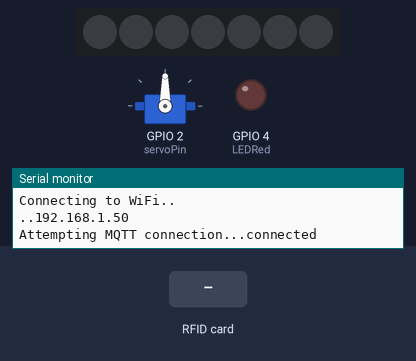
A program run on a simulated ESP32. On the bench: servo, 7 RGB LEDs in strip order, left to right, output pins drawn as LEDs (lit = HIGH), the last lines printed to the serial monitor. The test bench sets the inputs (shaded band). Dim RGB values are drawn brighter than linear; WiFi joins after 1.5 s; servers stay silent unless stated; random numbers use the default seed unless the program sets one; no MQTT or app messages arrive unless stated.

Above: at 3.2 s.
3.3 s: RFID card AC 32 E6 8C held to the reader
At 4.4 s:
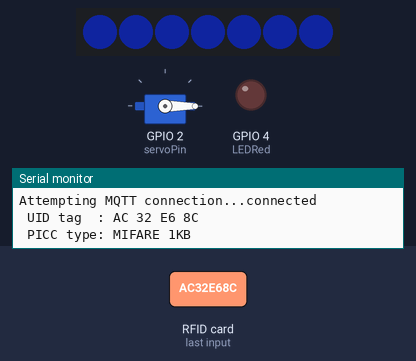
4.8 s: RFID card AC 32 E6 8C held to the reader
At 5.9 s:
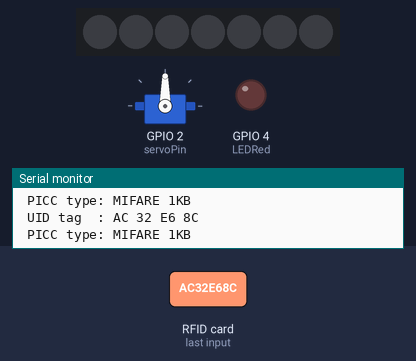
6.3 s: RFID card 5E 7A 19 C4 held to the reader
At 7.1 s:
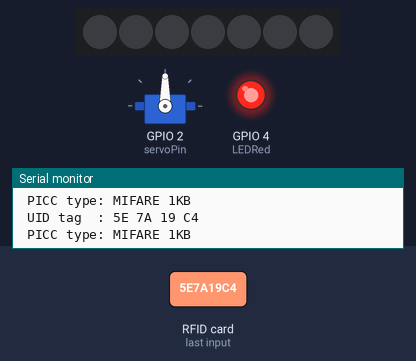
8.8 s: RFID card AC 32 E6 8C held to the reader
At 9.9 s:
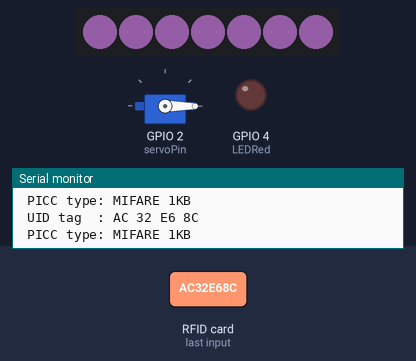
10.3 s: RFID card 5E 7A 19 C4 held to the reader
At 11.1 s:
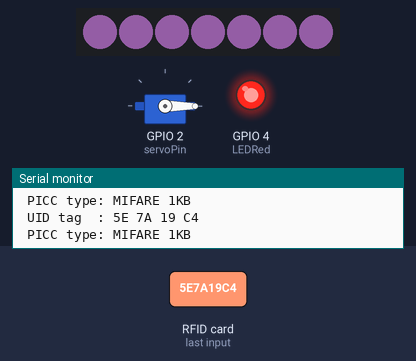
Timing chart, 0 to 13.3 s (numbered marks = the images above; inputs shaded):
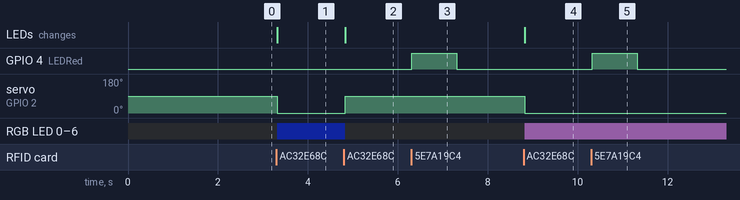

Measured:
- after the input at 3.3 s, servo on GPIO 2 (servoPin): 90° → 0° at once; RGB LED 0–6: off → RGB(3, 7, 31) at once; the LEDs: change at once (image 1)
- after the input at 4.8 s, servo on GPIO 2 (servoPin): 0° → 90° at once; RGB LED 0–6: RGB(3, 7, 31) → off at once; the LEDs: change at once (image 2)
- after the input at 6.3 s, GPIO 4 (LEDRed): LOW → HIGH at once, → LOW 1.0 s later
- after the input at 8.8 s, servo on GPIO 2 (servoPin): 90° → 0° at once; RGB LED 0–6: off → RGB(35, 22, 39) at once; the LEDs: change at once (image 4)
- after the input at 10.3 s, GPIO 4 (LEDRed): LOW → HIGH at once, → LOW 1.0 s later

The program:

main.cpp
```cpp
/*


        _          _ ______ _____ _____
       (_)        | |  ____|  __ \_   _|
  _ __  ___  _____| | |__  | |  | || |
 | '_ \| \ \/ / _ \ |  __| | |  | || |
 | |_) | |>  <  __/ | |____| |__| || |_
 | .__/|_/_/\_\___|_|______|_____/_____|
 | |
 |_|

www.pixeledi.eu | twitter.com/pixeledi
Electronic SAFE | V1.0 | 09.2022

*/

#include <Arduino.h>
#include <ESP32Servo.h>
#include <SPI.h>
#include <MFRC522.h>
#include <fastLED.h>

// for MQTT
#include <PubSubClient.h>
#include <ArduinoJson.h>
#include <WiFi.h>
#include <AsyncTCP.h>
#include "credentials.h"

String clientId = "ESP32-";
const char *mqtt_server = "192.168.178.x";
const char *mqtt_user = "";
const char *mqtt_password = "";
WiFiClient espClient;
PubSubClient client(espClient);
long lastMsg = 0;
char msg[50];
int value = 0;

// RFID
const int SS_PIN = 5;
const int RST_PIN = 27;
MFRC522 rfid(SS_PIN, RST_PIN);

// motor
const int servoPin = 2;
Servo myservo;

// leds
const int NUM_LEDS = 7;
const int DATA_PIN = 25;
CRGB leds[NUM_LEDS];
int randomRed = 0;
int randomGreen = 0;
int randomBlue = 0;
const int LEDRed = 4;

bool dooropen = false;

void reconnect()
{
  // Loop until we're reconnected
  while (!client.connected())
  {
    Serial.print("Attempting MQTT connection...");
    // Attempt to connect
    clientId += String(random(0xffff), HEX);
    if (client.connect(clientId.c_str(), mqtt_user, mqtt_password))
    {
      Serial.println("connected");
      // Subscribe
      // client.subscribe("topic");
    }
    else
    {
      Serial.print("failed, rc=");
      Serial.print(client.state());
      Serial.println(" try again in 5 seconds");
      // Wait 5 seconds before retrying
      delay(5000);
    }
  }
}

// only required if we get informations from mqtt

void callback(char *topic, byte *message, unsigned int length)
{
  Serial.print("Message arrived on topic: ");
  Serial.print(topic);
  Serial.print(". Message: ");
  String messageTemp;

  for (int i = 0; i < length; i++)
  {
    Serial.print((char)message[i]);
    messageTemp += (char)message[i];
  }
  Serial.println();

  if (String(topic) == "topic")
  {
    // action
  }
}

void connectAP()
{

  Serial.println("Connecting to WiFi..");
  WiFi.begin(ssid, password);

  int cnt = 0;
  while (WiFi.status() != WL_CONNECTED)
  {
    delay(1000);
    Serial.print(".");
    cnt++;

    if (cnt > 30)
      ESP.restart();
  }
  Serial.println(WiFi.localIP());
}

void setup()
{
  Serial.begin(115200);
  pinMode(LEDRed, OUTPUT);
  SPI.begin();     // start SPI bus
  rfid.PCD_Init(); // start RFID-Modul
  Serial.println("RFID-RC522 ist bereit");

  myservo.attach(servoPin);

  FastLED.addLeds<WS2812, DATA_PIN, GRB>(leds, NUM_LEDS);

  connectAP();
  client.setServer(mqtt_server, 1883);
  client.setCallback(callback);
}

void loop()
{

  if (!client.connected())
  {
    reconnect();
  }
  if (!client.loop())
    client.connect("ESP32Tresor");

  if (!rfid.PICC_IsNewCardPresent())
  {
    return;
  }
  if (!rfid.PICC_ReadCardSerial())
  {
    return;
  }

  Serial.println();
  // read the RFID-tags
  Serial.print(" UID tag  :");
  String content = "";
  for (byte i = 0; i < rfid.uid.size; i++)
  {
    Serial.print(rfid.uid.uidByte[i] < 0x10 ? " 0" : " ");
    Serial.print(rfid.uid.uidByte[i], HEX);
    content.concat(String(rfid.uid.uidByte[i] < 0x10 ? " 0" : " "));
    content.concat(String(rfid.uid.uidByte[i], HEX));
  }
  content.toUpperCase();
  Serial.println();
  Serial.print(" PICC type: ");
  MFRC522::PICC_Type piccType = rfid.PICC_GetType(rfid.uid.sak);
  // the returned hex-value can be used for further actions

  Serial.println(rfid.PICC_GetTypeName(piccType));

  if (content.substring(1) == "AC 32 E6 8C")
  {

    if (dooropen)
    {
      myservo.write(90); // move MG996R's shaft to angle 0°
      for (int i = 0; i < NUM_LEDS; i++)
      {
        leds[i].setRGB(0, 0, 0); // leds off
      }
      FastLED.setBrightness(50);
      FastLED.show();
      dooropen = false;
      delay(1000);
    }

    else if (dooropen == false)
    {
      myservo.write(0); // move MG996R's shaft to angle 90°
      randomRed = random(1, 256);
      randomBlue = random(1, 256);
      randomGreen = random(1, 256);

      for (int i = 0; i < NUM_LEDS; i++)
      {
        leds[i].setRGB(randomRed, randomGreen, randomBlue); // leds on with random colours
      }
      FastLED.setBrightness(50);
      FastLED.show();
      client.publish("safe", "Your safe has been opened"); // E-Mail
      dooropen = true;
      delay(1000);
    }
  }
  else
  {
    digitalWrite(LEDRed, HIGH);
    delay(1000);
    digitalWrite(LEDRed, LOW);
    delay(1000);
  }
}
```

credentials.h
```cpp
const char* ssid     = "youmagicssd";
const char* password = "42";
```
